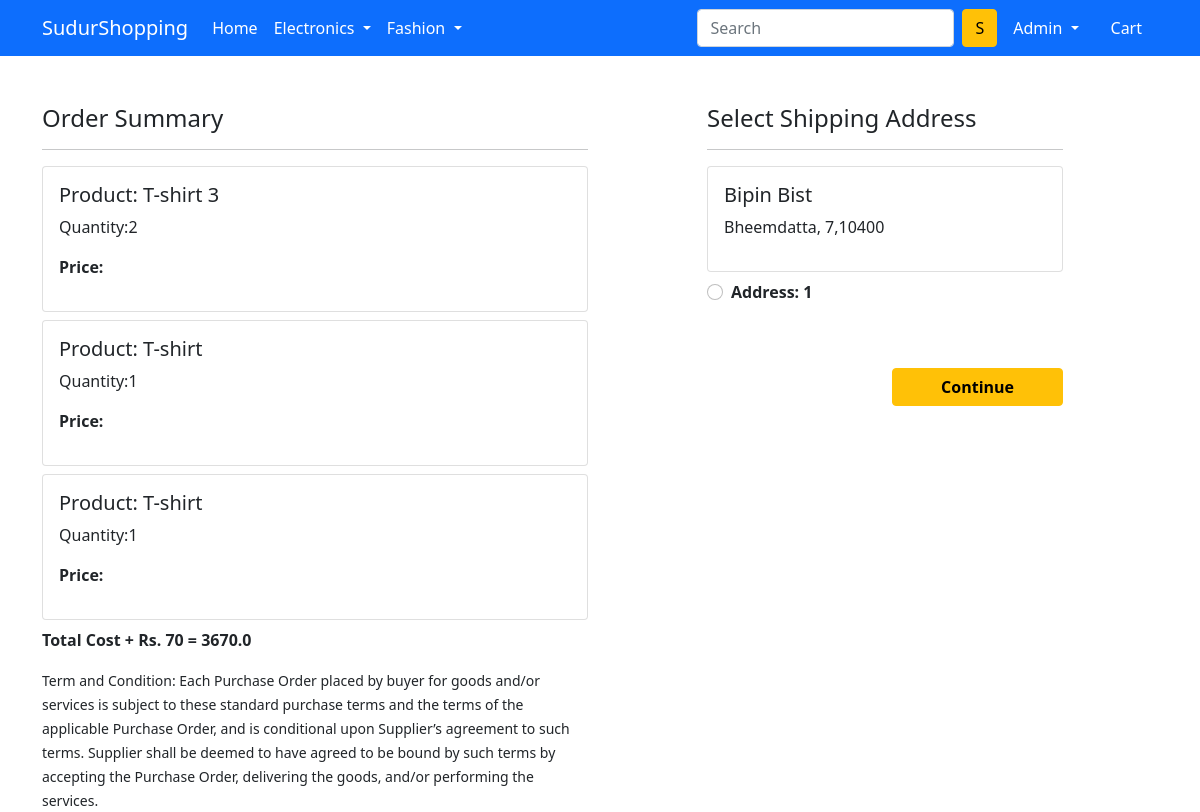
Screenshot of /checkout/ (signed in) with the database file from the repository.
### app/models.py (models this page shows, shortened)
class Cart(models.Model):
    user = models.ForeignKey(User, on_delete=models.CASCADE)
    product = models.ForeignKey(Product, on_delete=models.CASCADE)
    quantity = models.PositiveIntegerField(default=1)

class Product(models.Model):
    title = models.CharField(max_length=100)
    selling_price = models.FloatField()
    discounted_price = models.FloatField()
    description  = models.TextField()
    brand = models.CharField(max_length=100)
    category = models.CharField(choices=CATEGORY_CHOICES, max_length=2)
    product_image = models.ImageField(upload_to='productimg')

class Customer(models.Model):
    user = models.ForeignKey(User, on_delete=models.CASCADE)
    name = models.CharField(max_length=200)
    locality = models.CharField(max_length=200)
    city = models.CharField(max_length=50)
    zipcode = models.IntegerField()
    state = models.CharField(choices=STATE_CHOICES, max_length=50)

### app/views.py (the view)
# urls.py: path('checkout/', views.checkout, name='checkout'),
def checkout(request):
    user = request.user
    add = Customer.objects.filter(user=user)
    cart_items = Cart.objects.filter(user=user)
    amount = 0.0
    shipping_amount = 70.0
    total_amount = 0.0
    cart_product = [p for p in Cart.objects.all() if p.user == request.user]
    if cart_product:
        for p in cart_product:
            temp_amount = (p.quantity * p.product.discounted_price)
            amount += temp_amount
        total_amount = amount + shipping_amount
    return render(request, 'app/checkout.html', {'add': add, 'totalamount': total_amount,'cart_items':cart_items})

### app/templates/app/checkout.html (shortened to what this page needs)
{% extends 'app/base.html' %}
{% load static %}
{% block main-content %}
<div class="container">
 <div class="row mt-5">
  <div class="col-sm-6">
    <h4>Order Summary</h4>
    <hr>
    {% for item in cart_items %}
      <div class="card mb-2">
        <div class="card-body">
          <h5>Product: {{item.product.title}}</h5>
          <p>Quantity:{{item.quantity}}</p>
          <p class="fw-bold">Price: {{item.total_cost}}</p>
        </div>
      </div>
      {% endfor %}
      <p class="fw-bold">Total Cost + Rs. 70 = {{totalamount}}</p>
    <small>Term and Condition: Each Purchase Order placed by buyer for goods and/or services is subject to these standard purchase terms and the terms of the applicable Purchase Order, and is conditional upon Supplier’s agreement to such terms. Supplier shall be deemed to have agreed to be bound by such terms by accepting the Purchase Order, delivering the goods, and/or performing the services.</small>
  </div>
  <div class="col-sm-4 offset-sm-1">
    <h4>Select Shipping Address</h4>
    <hr>
    <form action="/paymentdone" method="GET">
      {% for ad in add %}
      <div class="card">
        <div class="card-body">
          <h5>{{ad.name}}</h5>
          <p>{{ad.locality}}, {{ad.state}},{{ad.zipcode}}</p>
        </div>
      </div>
      <div class="form-check mt-2 mb-5">
        <input class="form-check-input" type="radio" name="custid" id="custadd{{forloop.counter}}" value="{{ad.id}}">
        <label class="form-check-label fw-bold" for="custadd{{forloop.counter}}">Address: {{forloop.counter}}</label>
      </div>
      {% endfor %}
      <div class="text-end">
        <button type="submit" class="btn btn-warning mt-3 px-5 fw-bold">Continue</button>
      </div>
    </form>
    </div>
  </div>
</div>
{% endblock main-content %}

### app/templates/app/base.html (shortened to what this page needs)
<!doctype html>
{% load static %}
<html lang="en">
  <head>
    <link href="https://cdn.jsdelivr.net/npm/bootstrap@5.0.0-beta1/dist/css/bootstrap.min.css" rel="stylesheet">
    <link rel="stylesheet" href="{% static 'app/css/owl.carousel.min.css' %}">
    <link rel="stylesheet" href="{% static 'app/css/all.min.css' %}">
    <link rel="stylesheet" href="{% static 'app/css/style.css' %}">
  </head>
  <body>
    <nav class="navbar navbar-expand-lg navbar-dark bg-primary">
     <div class="container">
       <a class="navbar-brand" href="/">SudurShopping</a>
       <div class="collapse navbar-collapse" id="navbarSupportedContent">
         <ul class="navbar-nav me-auto mb-2 mb-lg-0">
           <li class="nav-item">
             <a class="nav-link active" aria-current="page" href="/">Home</a>
           </li>
           <li class="nav-item dropdown">
             <a class="nav-link dropdown-toggle text-white" href="#" id="electronicsDropdown" role="button" data-bs-toggle="dropdown" aria-expanded="false">
               Electronics
             </a>
           </li>
           <li class="nav-item dropdown">
             <a class="nav-link dropdown-toggle text-white" href="#" id="fashionDropdown" role="button" data-bs-toggle="dropdown" aria-expanded="false">
               Fashion
             </a>
           </li>
         </ul>
         <form class="d-flex">
           <input class="form-control me-2" type="search" placeholder="Search" aria-label="Search">
           <button class="btn btn-warning" type="submit">S</button>
         </form>
         <div>
          <ul class="navbar-nav me-auto mb-2 mb-lg-0">
           {% if request.user.is_authenticated %}
            <li class="nav-item dropdown mx-2">
              <a class="nav-link dropdown-toggle text-white" href="#" id="profileDropdown" role="button" data-bs-toggle="dropdown" aria-expanded="false">
                {{request.user.username|capfirst}}
              </a>
            </li>
            <li class="nav-item mx-2">
             <a href="{% url 'showcart'%}" class="nav-link text-white"> Cart </a>
            </li>
           {% endif %}
          </ul>
         </div>
       </div>
     </div>
    </nav>
    {% block main-content %} {% endblock main-content %}
  </body>
</html>

### rows the page displays
Cart: product "T-shirt 3", quantity "2"
Cart: product "T-shirt", quantity "1"
Cart: product "T-shirt", quantity "1"
Customer: name "Bipin Bist", locality "Bheemdatta", state "7", zipcode "10400"

### other values shown
{{ request.user.username|capfirst }} "Admin"
{{ totalamount }} "3670.0"
